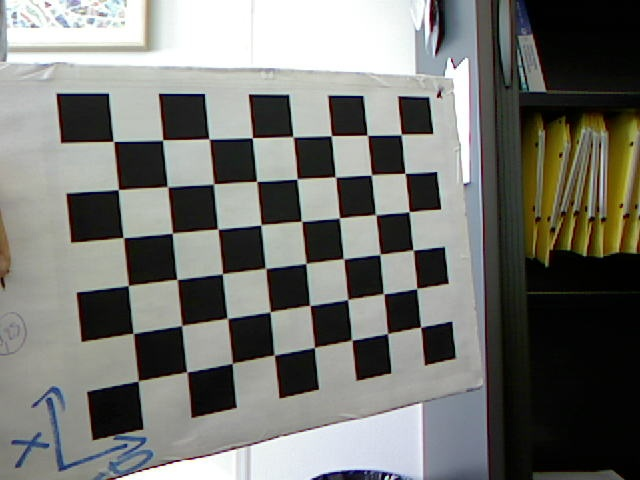
#> input picture labs/computer-vision/camera-calibration/data/calibration_images/img0.jpg, 640 x 480 px; its folder holds 4 pictures in this run; the run also reads 1 picture not shown here
$ jupyter execute requirements.ipynb
#> lines starting #> are read from the running program, lines starting #| are printed output that depends on the picture
<div style="display:flex; justify-content:space-between; align-items:center; width:100%; margin:8px 0 24px 0;">
  <div style="text-align:left;">

  </div>
  <div style="text-align:right; font-size:18px; font-weight:600; color:#17324d; line-height:1.35;">
    MSc. CORO DASSIP
  </div>
</div>

<div style="border:2px solid #333; padding:14px 20px; margin:15px auto 25px auto; width:85%; max-width:900px; box-sizing:border-box; text-align:center;">
  <h1 style="margin:0;"><b>Camera Calibration — Requirements</b></h1>
</div>

This notebook checks only the dependencies and input data actually required by `main.ipynb` for the camera-calibration experiment.

## 1. Software Requirements

- Python 3.12
- NumPy
- Matplotlib
- OpenCV
- IPython/Jupyter kernel

Exact package versions are recorded in `../requirements.txt`.

[cell 1]
import sys
from pathlib import Path

import cv2
import matplotlib.pyplot as plt
import numpy as np

print("Python:", sys.version.split()[0])
print("Camera-calibration libraries imported successfully.")

## 2. Required Data

The calibration dataset is discovered dynamically from `../data/calibration_images/`. Any supported calibration image added to this folder is included automatically; no filename list is maintained.

[cell 2]
# Mirror the dynamic discovery used by main.ipynb.
DATA_DIR = Path("../data/calibration_images")
IMAGE_EXTENSIONS = {".jpg", ".jpeg", ".png", ".bmp", ".tif", ".tiff"}

image_paths = sorted(
    path for path in DATA_DIR.iterdir()
    if path.is_file() and path.suffix.lower() in IMAGE_EXTENSIONS
)

assert DATA_DIR.is_dir(), f"Calibration directory not found: {DATA_DIR}"
assert image_paths, f"No supported calibration images found in: {DATA_DIR}"

readable = [path for path in image_paths if cv2.imread(str(path)) is not None]
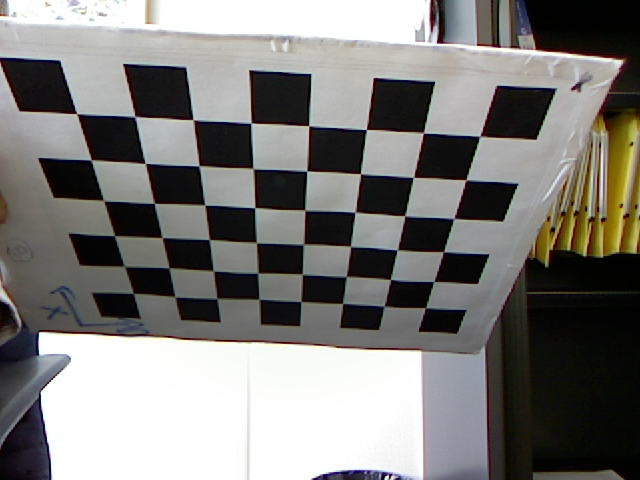
#> input picture labs/computer-vision/camera-calibration/data/calibration_images/img2.jpg, 640 x 480 px
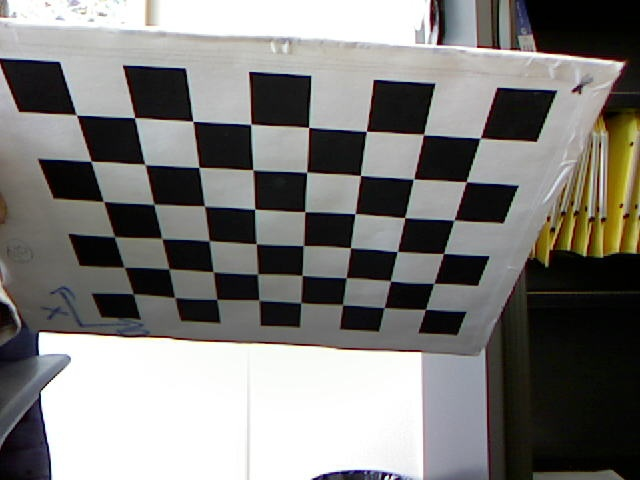
#> input picture labs/computer-vision/camera-calibration/data/calibration_images/img3.jpg, 640 x 480 px
#> readable = 4 items
assert readable, "No readable calibration image was found."

print(f"Calibration files found: {len(image_paths)}")
print(f"Readable views        : {len(readable)}")
#| Readable views        : 4
